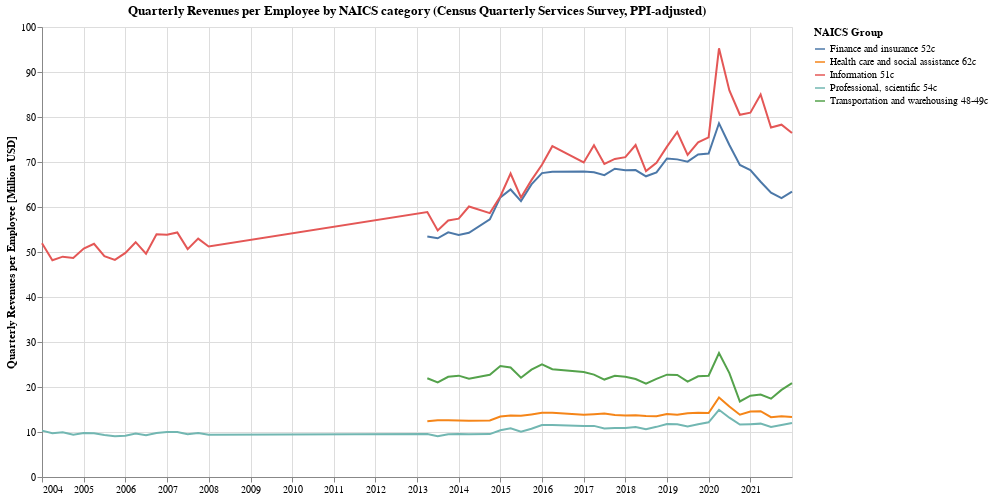

Source (notebook cell):
### Markdown cell above
### What is the inflation-adjusted revenue per employee trend compared across industries?

### Code cell
c = alt.Chart(revenue_per_employee).mark_line().encode(
    alt.X('dt', axis=alt.Axis(title=None)),
    alt.Y('value_adj:Q', axis=alt.Axis(title='Quarterly Revenues per Employee [Million USD]')),
    alt.Color('variable:N', title='NAICS Group')
).properties(
    title="Quarterly Revenues per Employee by NAICS category (Census Quarterly Services Survey, PPI-adjusted)",
    background="white",
    width=750,
    height=450
)

c.display()

### Figure 1 — Vega-Lite specification as saved in the notebook (floating-point values rounded to 4 significant figures; data arrays with more than 128 entries replaced by an {"elided": "..."} marker saying what was removed)
{"config": {"view": {"continuousWidth": 400, "continuousHeight": 300}}, "data": {"name": "data-ebce5ec60a2514b2d8e85d2447a447d8"}, "mark": "line", "background": "white", "encoding": {"color": {"field": "variable", "title": "NAICS Group", "type": "nominal"}, "x": {"axis": {"title": null}, "field": "dt", "type": "temporal"}, "y": {"axis": {"title": "Quarterly Revenues per Employee [Million USD]"}, "field": "value_adj", "type": "quantitative"}}, "height": 450, "title": "Quarterly Revenues per Employee by NAICS category (Census Quarterly Services Survey, PPI-adjusted)", "width": 750, "$schema": "https://vega.github.io/schema/vega-lite/v4.17.0.json", "datasets": {"data-ebce5ec60a2514b2d8e85d2447a447d8": {"elided": "250 records"}}}
